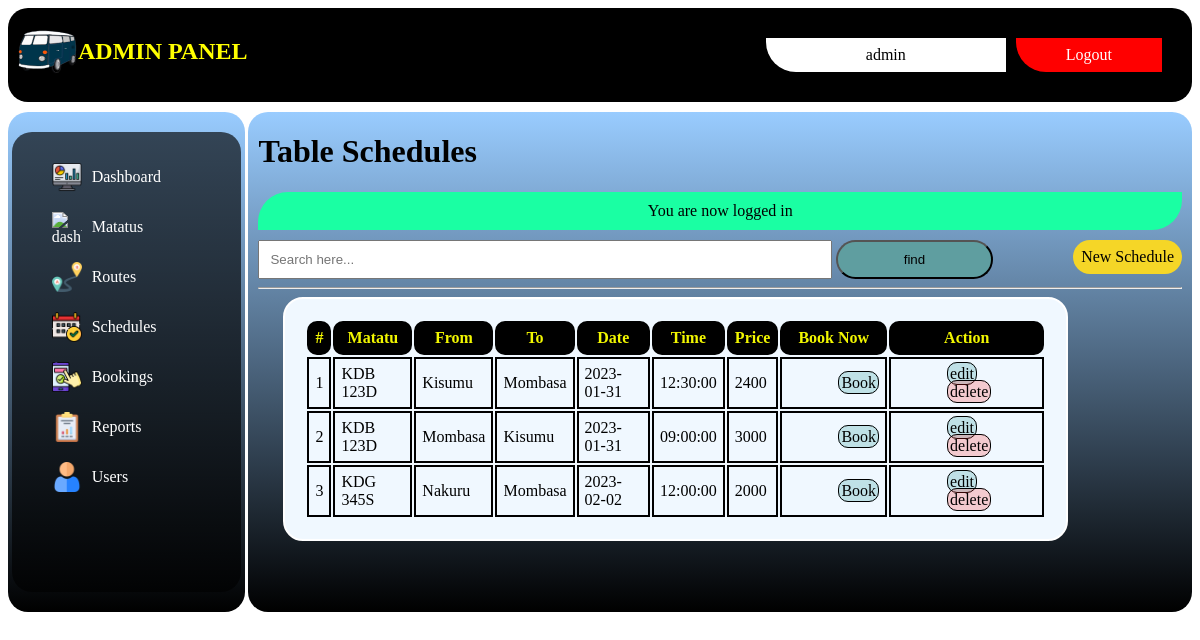
Screenshot of /admin/schedules/index.php (signed in) with the database file from the repository.
### tables this page shows
CREATE TABLE `schedules` (
  `schedule_id` int(11) NOT NULL,
  `mat_id` int(11) DEFAULT NULL,
  `travel_from` int(11) NOT NULL,
  `travel_to` int(11) NOT NULL,
  `travel_date` date NOT NULL,
  `travel_time` time NOT NULL,
  `price` double NOT NULL
);

CREATE TABLE `matatus` (
  `matatu_id` int(11) NOT NULL,
  `matatu_plate` varchar(200) NOT NULL,
  `mat_date_created` datetime NOT NULL DEFAULT current_timestamp()
);

CREATE TABLE `routes` (
  `route_id` int(11) NOT NULL,
  `route_name` varchar(200) NOT NULL
);

### app/controllers/schedules.php (called while the page is built, shortened)
<?php
include(ROOT_PATH . "/app/database/db.php");
$table = 'schedules';
$schedules = selectAllJoines($table);

### app/database/db.php (called while the page is built, shortened)
<?php
require('connect.php');
function executeQuery($sql, $data)
{
    global $conn;
    $stmt = $conn->prepare($sql);
    $values = array_values($data);
    $types = str_repeat('s', count($values));
    $stmt->bind_param($types, ...$values);
    $stmt->execute();
    return $stmt;
}
function selectAllJoines($table, $conditions = [])
{
    global $conn;
    $sql = "SELECT * FROM $table JOIN matatus ON $table.mat_id=matatus.matatu_id";
    if (empty($conditions)) {
        $stmt = $conn->prepare($sql);
        $stmt->execute();
        $records = $stmt->get_result()->fetch_all(MYSQLI_ASSOC);
        return $records;
    }
}
function selectOne($table, $conditions)
{
    $sql = "SELECT * FROM $table";
    $i = 0;
    foreach ($conditions as $key => $value) {
        if ($i === 0) {
            $sql = $sql . " WHERE $key=?";
        } else {
            $sql = $sql . " AND $key=?";
        }
        $i++;
    }
    $sql = $sql . " LIMIT 1";
    $stmt = executeQuery($sql, $conditions);
    $records = $stmt->get_result()->fetch_assoc();
    return $records;
}

### admin/schedules/index.php (the view, shortened to what this page needs)
    <?php include(ROOT_PATH . "/app/controllers/schedules.php");
    ?>
    <?php include(ROOT_PATH . "/app/includes/adminHeader.php"); ?>
    <?php include(ROOT_PATH . "/app/includes/adminSidebar.php"); ?>
    <div class="main-bar">
        <h1>Table Schedules</h1>
        <?php include(ROOT_PATH . '/app/includes/messages.php'); ?>
        <a href="create.php" class="add-btn">New Schedule</a>
        <form class="form-serach">
            <input type="text" name="search" placeholder="Search here..."/>
            <button class="search-btn">find</button>
        </form>
        <hr>
        <div class="scrollit">
            <table>
            <thead >
                <th class="fixedElement">#</th>
                <th class="fixedElement">Matatu</th>
                <th class="fixedElement">From</th>
                <th class="fixedElement">To</th>
                <th class="fixedElement">Date</th>
                <th class="fixedElement">Time</th>
                <th class="fixedElement">Price</th>
                <th class="fixedElement">Book Now</th>
                <th class="fixedElement">Action</th>
            </thead>
            <tbody>
                    <?php foreach ($schedules as $key => $schedule): ?>
                                <tr>
                                    <td><?php echo $key + 1; ?></td>
                                    <td><?php echo $schedule['matatu_plate']; ?></td>
                                    <?php if ($schedule['travel_from']) {?>
                                        <?php
                                        $schedule_from = selectOne('routes', ['route_id' => $schedule['travel_from']]);
                                        $travel_from = $schedule_from['route_name'];
                                         ?>
                                        <td><?php echo $travel_from; ?></td>
                                   <?php }?>
                                    <?php if ($schedule['travel_to']) {?>
                                        <?php
                                        $schedule_to = selectOne('routes', ['route_id' => $schedule['travel_to']]);
                                        $travel_to = $schedule_to['route_name'];
                                         ?>
                                        <td><?php echo $travel_to; ?></td>
                                   <?php }?>
                                    <td><?php echo $schedule['travel_date']; ?></td>
                                    <td><?php echo $schedule['travel_time']; ?></td>
                                    <td><?php echo $schedule['price']; ?></td>
                                    <td><a href="book.php?id=<?php echo $schedule['schedule_id']; ?>" class="btn">Book</a></td>
                                    <td><a href="edit.php?id=<?php echo $schedule['schedule_id']; ?>" class="btn">edit</a>
                                    <a href="index.php?delete_schedule=<?php echo $schedule['schedule_id']; ?>" class="delete">delete</a></td>
                                </tr>
                            <?php endforeach; ?>
            </tbody>
        </table>
    </div>
    </div>
    </div>
</body>
</html>

### app/includes/adminHeader.php (shortened to what this page needs)
<!DOCTYPE html>
<html lang="en">
<head>
</head>
<body>
    <div class="top-header">
        <div class="logo">
            <img src="<?php echo BASE_URL . '/assets/images/logo.svg'; ?>" alt="logo-image" />
            <marquee><h2 style="color: yellow;">ADMIN PANEL</h2></marquee>
        </div>
        <div class="profile">
        <?php if (isset($_SESSION['username'])): ?>
            <ul>
            <li>
                    <?php echo $_SESSION['username']; ?>
            </li>
            <a href="<?php echo BASE_URL . '/logout.php'; ?>" class="logout">
           Logout
            </a>
            </ul>
        <?php endif; ?>
        </div>
    </div>

### app/includes/adminSidebar.php
<div class="main">
      <div class="side-bar">
    <ul class="sidebar-list">
        <a href="<?php echo BASE_URL . '/admin/dashboard.php'; ?>"><img src="<?php echo BASE_URL . '/assets/images/icons/dashboard.png'; ?>" alt="dashboard-icon" class="dash-icons"/><li>Dashboard</li></a>
        <a href="<?php echo BASE_URL . '/admin/matatus'; ?>"><img src="<?php echo BASE_URL . '/assets/images/icons/van.png'; ?>" alt="dashboard-icon" class="dash-icons"/><li>Matatus</li></a>
        <a href="<?php echo BASE_URL . '/admin/routes'; ?>"><img src="<?php echo BASE_URL . '/assets/images/icons/route.png'; ?>" alt="dashboard-icon" class="dash-icons"/><li>Routes</li></a>
        <a href="<?php echo BASE_URL . '/admin/schedules'; ?>"><img src="<?php echo BASE_URL . '/assets/images/icons/calendar.png'; ?>" alt="dashboard-icon" class="dash-icons"/><li>Schedules</li></a>
        <a href="<?php echo BASE_URL . '/admin/bookings'; ?>"><img src="<?php echo BASE_URL . '/assets/images/icons/booking.png'; ?>" alt="dashboard-icon" class="dash-icons"/><li>Bookings</li></a>
        <a href="<?php echo BASE_URL . '/admin/reports.php'; ?>"><img src="<?php echo BASE_URL . '/assets/images/icons/clipboard.png'; ?>" alt="dashboard-icon" class="dash-icons"/><li>Reports</li></a>
        <a href="<?php echo BASE_URL . '/admin/users/index.php'; ?>"><img src="<?php echo BASE_URL . '/assets/images/icons/user.png'; ?>" alt="dashboard-icon" class="dash-icons"/><li>Users</li></a>
    </ul>
</div>

### app/includes/messages.php (shortened to what this page needs)
<?php if(isset($_SESSION['message'])): ?>
  <div class="msg <?php echo $_SESSION['type']; ?>">
    <li><?php echo $_SESSION['message']; ?></li>
  </div>
<?php endif; ?>

### app/includes/adminHeader.php (style rules this page uses)
body { display: flex; flex-direction: column; gap: 10px; }
.top-header { background-color: black; width: 100%; color: aliceblue; border-radius: 20px; display: flex; justify-content: space-between; }
.logo { margin: 10px; display: flex; }
.logo img { margin: auto; width: 60px; height: 60px; }
.profile ul { display: flex; margin: 10px; padding: 20px; }
.profile ul li { margin: auto; margin-left: 10px; list-style-type: none; background: #fff; color: #000; padding: 8px; border-radius: 0px 0px 0px 30px; padding-left: 100px; padding-right: 100px; }
.profile ul .logout { margin: auto; margin-left: 10px; text-decoration: none; background: red; color: #fff; padding: 8px; border-radius: 0px 0px 0px 30px; padding-left: 50px; padding-right: 50px; border-radius: 0px 0px 0px 30px; }
.side-bar { float: left; background: linear-gradient(to top, #000000 0%, #99ccff 100%); width: 20%; display: flex; min-height: 500px; border-radius: 20px; }
.side-bar .sidebar-list { margin: 20px auto; width: 80%; border-radius: 20px; background: linear-gradient(to top, rgba(0,0,0,0.65)50%, rgba(0,0,0,0.65)50%); padding-top: 30px; display: flex; flex-direction: column; gap: 20px; }
.side-bar .sidebar-list a { text-decoration: none; color: #fff; display: flex; gap: 10px; }
.side-bar .sidebar-list a .dash-icons { width: 30px; height: 30px; }
.side-bar .sidebar-list a li { list-style-type: none; margin-top: 6px; }
.main-bar { width: 78%; float: right; background: linear-gradient(to top, #000000 0%, #99ccff 100%); min-height: 500px; max-height: 500px; border-radius: 20px; padding: 0px 10px; }
.main-bar a { margin-left: 50px; }
.main-bar table { margin-left: 25px; }
.scrollit { overflow:scroll; min-height:355px; max-height:345px; }
.main-bar form { width: 85%; }
.main-bar form input { width: 70%; padding: 10px; }
.main-bar form .search-btn { width: 20%; padding: 10px; background-color: cadetblue; border-radius: 30px; }
.main-bar .add-btn { background-color: rgb(245, 214, 39); color: rgb(0, 0, 0); padding: 8px; border-radius: 20px; float: right; text-decoration: none; }
.main-bar table { border: 2px solid white; padding: 20px; width: 85%; background-color: aliceblue; border-radius: 20px; margin-bottom: 20px; }
.main-bar table th { border: #000 solid 2px; position: sticky; padding: 6px; border-radius: 10px; color: rgb(242, 247, 0); background-color: #000; }
.main-bar table tbody td { border: #000 solid 2px; padding: 6px; }
.main-bar table tbody td a { background-color: rgba(2, 134, 134, 0.205); text-decoration: none; padding: 2px; color: #000; border-radius: 10px; border: #000 1px solid; }
.main-bar table tbody td .delete { background-color: rgba(255, 22, 22, 0.205); text-decoration: none; padding: 2px; color: #000; border-radius: 10px; border: #000 1px solid; }
.fixedElement { position:absolute; top:0; z-index:100; }

### app/includes/messages.php (style rules this page uses)
.msg { margin-bottom: 10px; background: #1affa3; border-radius: 30px 0px 30px 0px; text-align: center; }
.msg li { list-style-type: none; padding: 10px; }

### rows the page displays
schedules: matatus.matatu_plate "KDB 123D", routes.route_name "Kisumu", routes.route_name "Mombasa", travel_date "2023-01-31", travel_time "12:30:00", price "2400"
schedules: matatus.matatu_plate "KDB 123D", routes.route_name "Mombasa", routes.route_name "Kisumu", travel_date "2023-01-31", travel_time "09:00:00", price "3000"
schedules: matatus.matatu_plate "KDG 345S", routes.route_name "Nakuru", routes.route_name "Mombasa", travel_date "2023-02-02", travel_time "12:00:00", price "2000"

### other values shown
$_SESSION['username'] "admin"
$_SESSION['message'] "You are now logged in"
